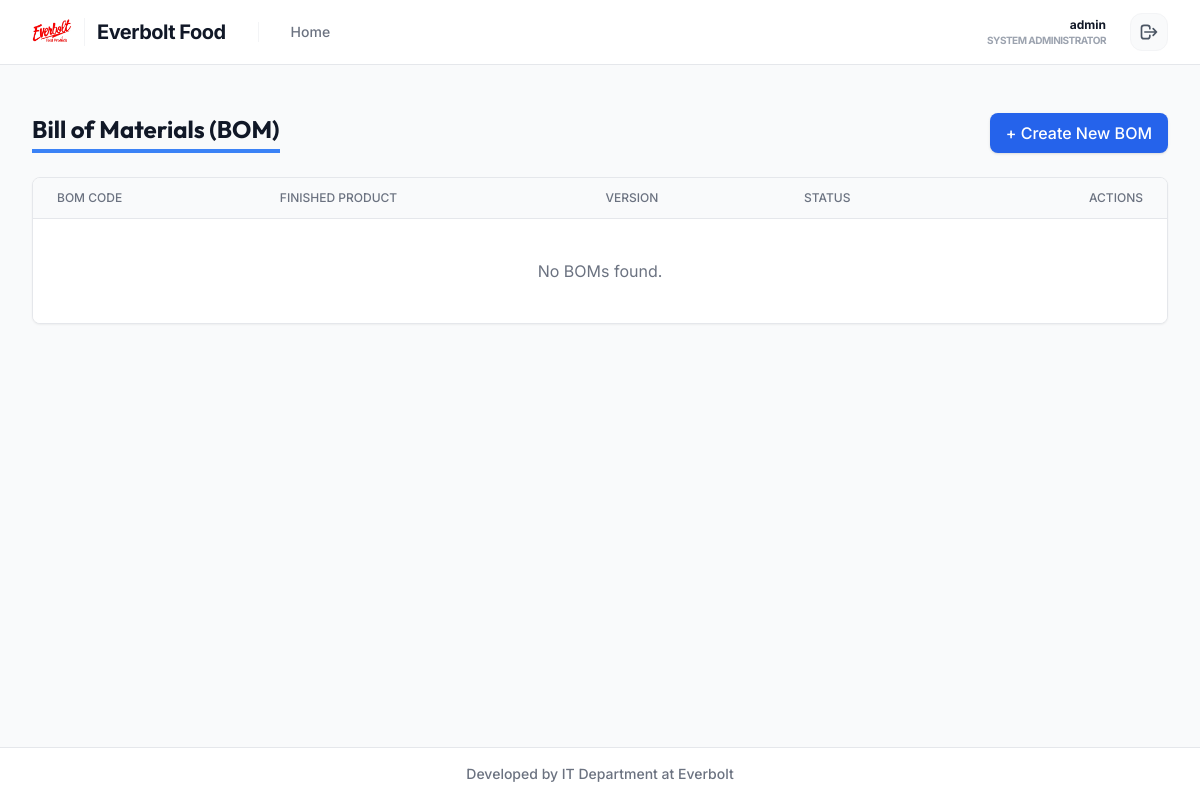
The page /manufacturing/bom/ (signed in) on the database as committed earlier.
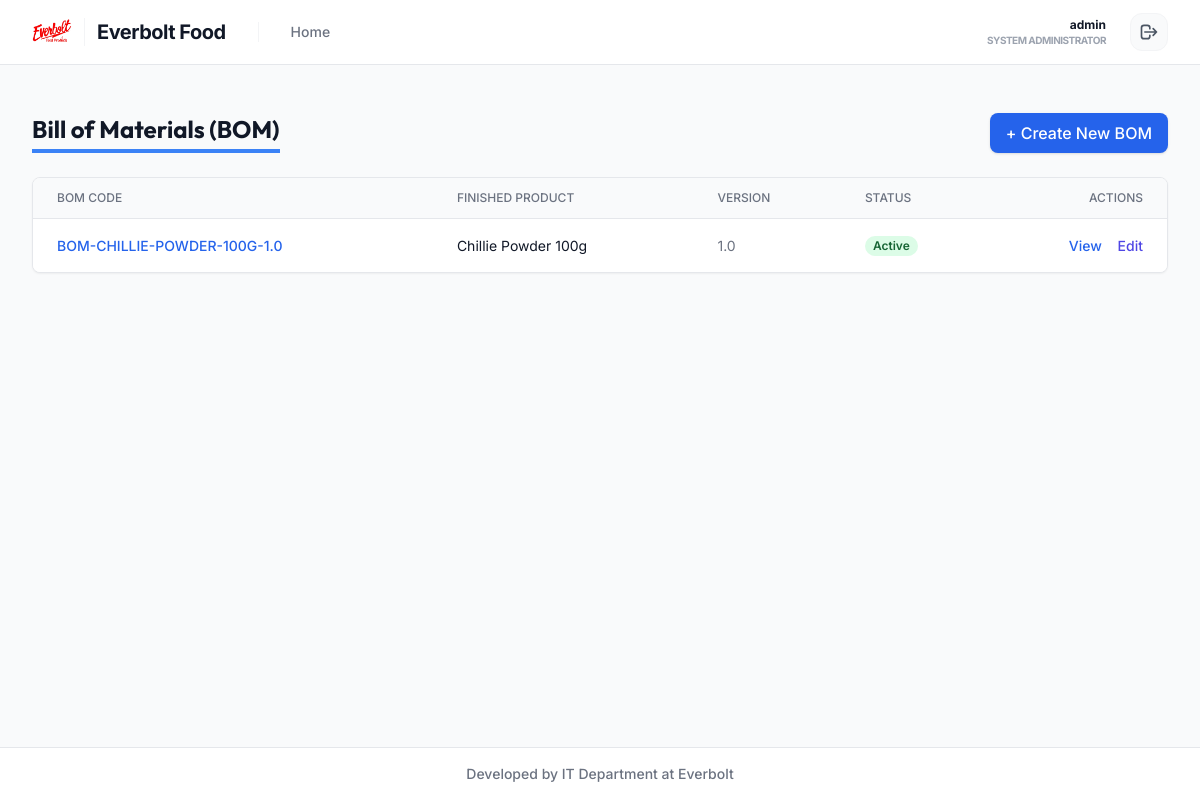
The same page on the database as committed later.
### manufacturing/models.py (models this page shows, shortened)
class BOM(models.Model):
    bom_code = models.CharField(max_length=50, unique=True, blank=True)
    finished_product = models.ForeignKey(Product, on_delete=models.CASCADE, related_name='boms')
    version = models.CharField(max_length=10, default='1.0')
    is_active = models.BooleanField(default=True)
    notes = models.TextField(blank=True, null=True)
    created_at = models.DateTimeField(auto_now_add=True)
    updated_at = models.DateTimeField(auto_now=True)

### inventory/models.py (models this page shows, shortened)
class Product(models.Model):
    class UnitTypes(models.TextChoices):
        PCS = 'PCS', 'pcs'
        BOX = 'BOX', 'box'
        PACK = 'PACK', 'pack'
        KG = 'KG', 'kg'
        G = 'G', 'g'
        L = 'L', 'l'
        ML = 'ML', 'ml'
    class ProductTypes(models.TextChoices):
        MANUFACTURED = 'MANUFACTURED', 'Manufactured'
        REPACKED = 'REPACKED', 'Repacked'
        BLENDED = 'BLENDED', 'Blended'
        TRADING = 'TRADING', 'Trading'
        CONTRACTED = 'CONTRACTED', 'Contract Packed'
    class InventoryClasses(models.TextChoices):
        RAW = 'RAW', 'Raw Material'
        PACKAGING = 'PACKAGING', 'Packaging Material'
        FINISHED = 'FINISHED', 'Finished Good'
        SEMI_FINISHED = 'SEMI_FINISHED', 'Semi-Finished Good'
        CONSUMABLE = 'CONSUMABLE', 'Consumable'
    product_id = models.CharField(max_length=50, unique=True, blank=True)
    sku = models.CharField(max_length=50, unique=True, blank=True)
    name = models.CharField(max_length=200)
    brand = models.ForeignKey(Brand, on_delete=models.SET_NULL, null=True, blank=True)
    category = models.ForeignKey(Category, on_delete=models.SET_NULL, null=True, blank=True)
    packet_size = models.CharField(max_length=100, blank=True, null=True)
    stock_unit = models.CharField(max_length=20, choices=UnitTypes.choices, default=UnitTypes.PCS)
    selling_unit = models.CharField(max_length=20, choices=UnitTypes.choices, default=UnitTypes.PCS)
    inventory_class = models.CharField(max_length=50, choices=InventoryClasses.choices, default=InventoryClasses.FINISHED)
    product_type = models.CharField(max_length=50, choices=ProductTypes.choices, default=ProductTypes.MANUFACTURED)
    track_stock = models.BooleanField(default=True)
    allow_negative_stock = models.BooleanField(default=False)
    reorder_level = models.DecimalField(max_digits=12, decimal_places=3, default=0.000)
    selling_price = models.DecimalField(max_digits=12, decimal_places=2)
    custom_load_price = models.DecimalField(max_digits=12, decimal_places=2, null=True, blank=True)
    special_price = models.DecimalField(max_digits=12, decimal_places=2, null=True, blank=True)
    tax_rate = models.DecimalField(max_digits=5, decimal_places=2, default=18.00) # Fixed 18% generic tax
    status = models.BooleanField(default=True, help_text="True if active")
    current_stock = models.DecimalField(max_digits=12, decimal_places=3, default=0.000, help_text="Cached balance from StockLedger")

### manufacturing/views.py (the view)
# urls.py: path('bom/', views.BOMListView.as_view(), name='bom_list'),
class BOMListView(LoginRequiredMixin, ListView):
    model = BOM
    template_name = 'manufacturing/bom_list.html'
    context_object_name = 'boms'
    ordering = ['-id']

### manufacturing/templates/manufacturing/bom_list.html (shortened to what this page needs)
{% extends 'layouts/base.html' %}
{% block content %}
<div class="px-4 py-6 sm:px-0">
    <div class="flex justify-between items-center mb-6">
        <h1 class="text-2xl font-bold text-gray-900 border-b-4 border-blue-500 inline-block pb-1">Bill of Materials (BOM)</h1>
        <a href="{% url 'bom_create' %}" class="bg-blue-600 hover:bg-blue-700 text-white font-medium py-2 px-4 rounded-lg shadow">
            + Create New BOM
        </a>
    </div>
    <div class="bg-white shadow-sm rounded-lg border border-gray-200 overflow-hidden">
        <table class="min-w-full divide-y divide-gray-200">
            <thead class="bg-gray-50">
                <tr>
                    <th class="px-6 py-3 text-left text-xs font-medium text-gray-500 uppercase">BOM Code</th>
                    <th class="px-6 py-3 text-left text-xs font-medium text-gray-500 uppercase">Finished Product</th>
                    <th class="px-6 py-3 text-left text-xs font-medium text-gray-500 uppercase">Version</th>
                    <th class="px-6 py-3 text-left text-xs font-medium text-gray-500 uppercase">Status</th>
                    <th class="px-6 py-3 text-right text-xs font-medium text-gray-500 uppercase">Actions</th>
                </tr>
            </thead>
            <tbody class="bg-white divide-y divide-gray-200">
                {% for bom in boms %}
                <tr class="hover:bg-gray-50">
                    <td class="px-6 py-4 whitespace-nowrap text-sm font-medium text-blue-600">
                        <a href="{% url 'bom_detail' bom.pk %}">{{ bom.bom_code }}</a>
                    </td>
                    <td class="px-6 py-4 text-sm text-gray-900">{{ bom.finished_product.name }}</td>
                    <td class="px-6 py-4 text-sm text-gray-500">{{ bom.version }}</td>
                    <td class="px-6 py-4 whitespace-nowrap text-sm">
                        {% if bom.is_active %}
                            <span class="px-2 inline-flex text-xs leading-5 font-semibold rounded-full bg-green-100 text-green-800">Active</span>
                        {% else %}
                            <span class="px-2 inline-flex text-xs leading-5 font-semibold rounded-full bg-gray-100 text-gray-800">Inactive</span>
                        {% endif %}
                    </td>
                    <td class="px-6 py-4 whitespace-nowrap text-right text-sm font-medium">
                        <a href="{% url 'bom_detail' bom.pk %}" class="text-blue-600 hover:text-blue-900 mr-3">View</a>
                        <a href="{% url 'bom_edit' bom.pk %}" class="text-indigo-600 hover:text-indigo-900">Edit</a>
                    </td>
                </tr>
                {% empty %}
                <tr><td colspan="5" class="px-6 py-10 text-center text-gray-500">No BOMs found.</td></tr>
                {% endfor %}
            </tbody>
        </table>
    </div>
</div>
{% endblock %}

Rows that differ between the two databases and show on the page:
added BOM: bom_code "BOM-CHILLIE-POWDER-100G-1.0", finished_product.name "Chillie Powder 100g", version "1.0", is_active "Active"
Other text that changed with them:
text no longer shown: "No BOMs found."
